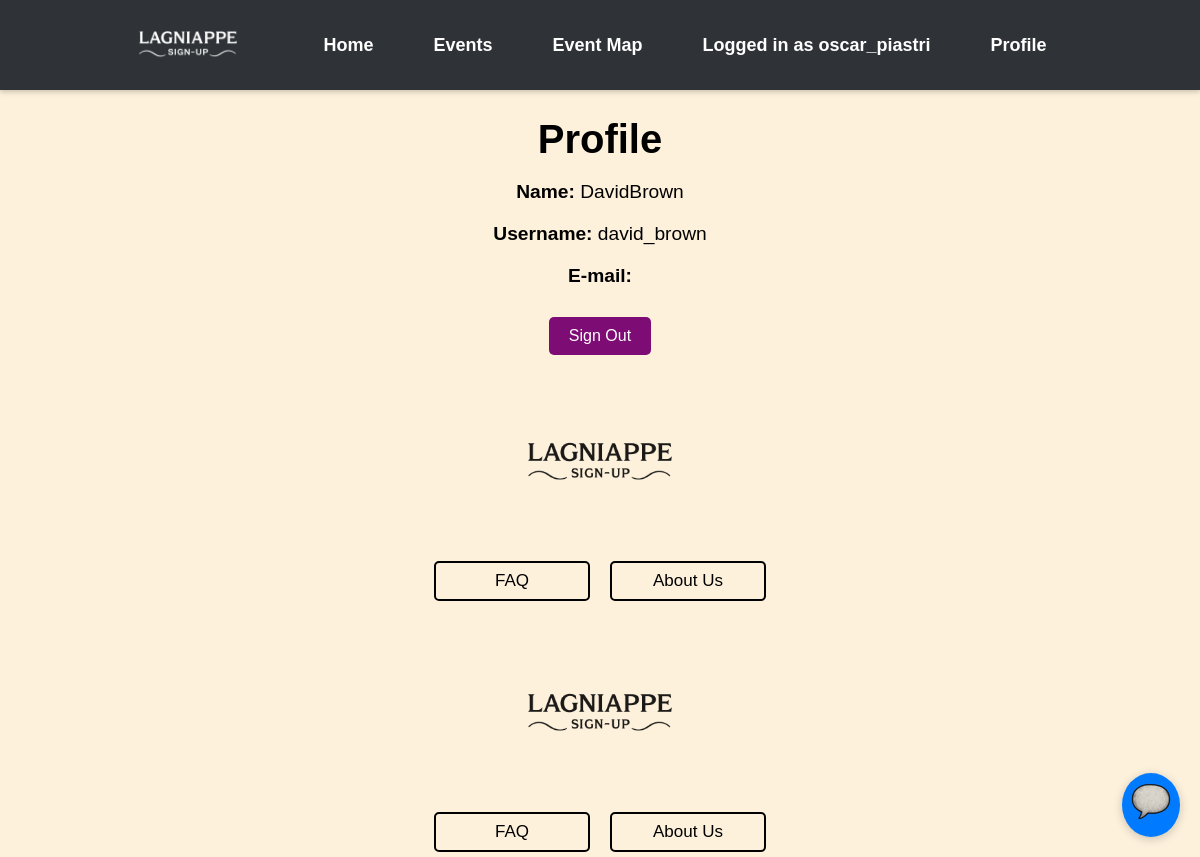
Before: /profile/5 (signed in) with the older database file.
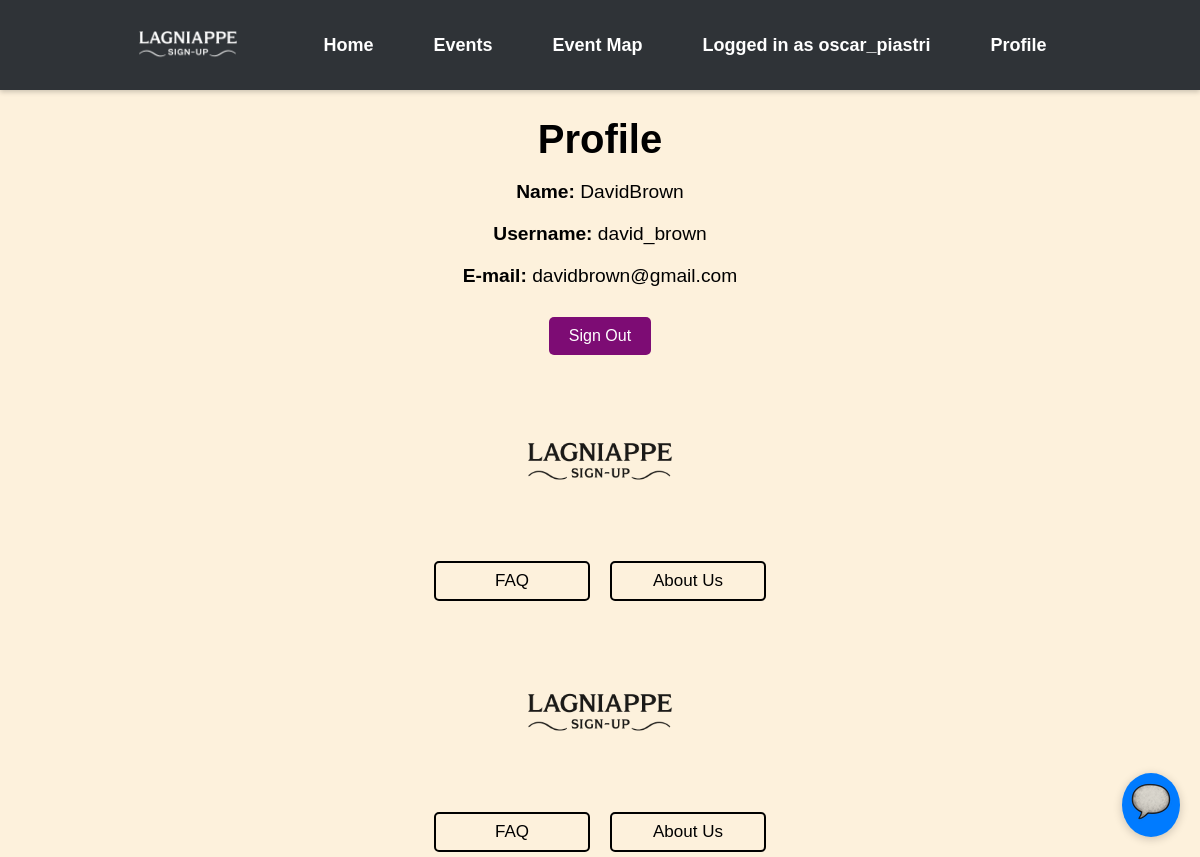
After: the same page with the newer database file.
### events/models.py (models this page shows)
class Users(AbstractUser): # AbstractUser comes with a whole bunch of attributes
    UserID = models.AutoField(("userID"), primary_key=True) # autofield automatically increments an int as a new row is created
    groups = models.ManyToManyField(
        'auth.Group',
        related_name='event_users',  # Custom related_name for reverse accessor
        blank=True
    )
    user_permissions = models.ManyToManyField(
        'auth.Permission',
        related_name='event_user_permissions',  # Custom related_name for reverse accessor
        blank=True
    )

### lagniappe_signup/views.py (the view)
# urls.py: path('profile/<int:pk>', views.detail_user, name="profile"),
@login_required(login_url="/signin/")
def detail_user(request, pk):
    try:
        user = Users.objects.get(UserID=pk)
    except Event.DoesNotExist:
        raise HttpResponse("User Does Not Exist", status=404)
    return render(request, "user_detail.html", context={"User": user})

### templates/user_detail.html (shortened to what this page needs)
{% extends "base.html" %}
{% block content %}
<!DOCTYPE html>
<html lang="en">
<head>
    <link rel="stylesheet" href='css/style.css'>
</head>
<body>
    <h1>Profile</h1>
    <p><strong>Name:</strong> {{ User.first_name }}{{ User.last_name }}</p>
    <p><strong>Username:</strong> {{ User.username }}</p>
    <p><strong>E-mail:</strong> {{ User.email }}</p>
    <button onclick="window.location.href='{% url 'signout' %}'" class="btn btn-info">Sign Out</button>
    {% include "footer.html" %}
</body>
</html>
{% endblock %}

Changed rows visible on the page:
changed Users "David": email (not shown) → "davidbrown@gmail.com"
